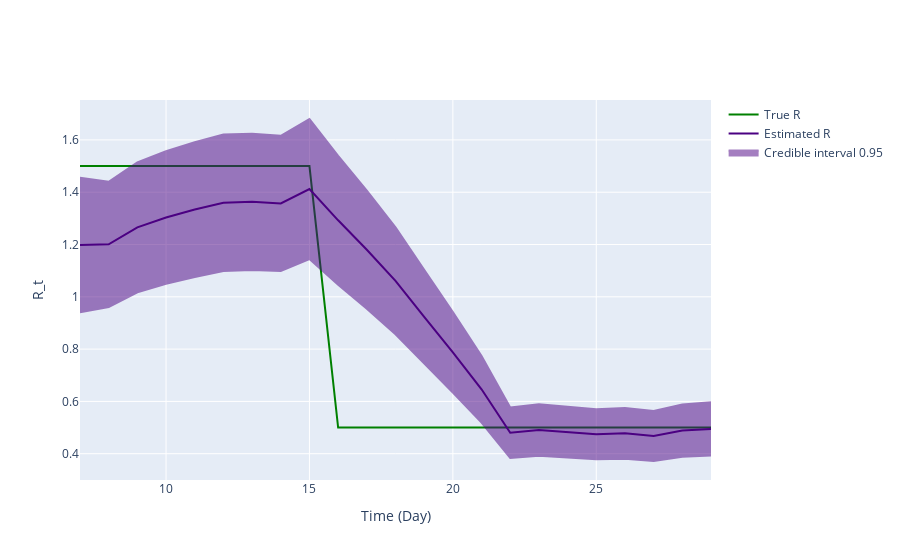

Notebook cell for this chart:
### Code cell
fig = ReproductionNumberPlot()

fig.add_ground_truth_rt(ground_truth)
fig.add_interval_rt(interval2)

fig.update_labels(time_label='Time (Day)', r_label='R_t')

fig.show_figure()

### Figure 1 — Plotly figure (JSON) as saved in the notebook; plotly's stock layout.template omitted (floating-point values rounded to 4 significant figures)
{"data": [{"line": {"color": "green"}, "mode": "lines", "name": "True R", "type": "scatter", "x": [7, 8, 9, 10, 11, 12, 13, 14, 15, 16, 17, 18, 19, 20, 21, 22, 23, 24, 25, 26, 27, 28, 29], "y": [1.5, 1.5, 1.5, 1.5, 1.5, 1.5, 1.5, 1.5, 1.5, 0.5, 0.5, 0.5, 0.5, 0.5, 0.5, 0.5, 0.5, 0.5, 0.5, 0.5, 0.5, 0.5, 0.5]}, {"line": {"color": "indigo"}, "mode": "lines", "name": "Estimated R", "type": "scatter", "x": [7, 8, 9, 10, 11, 12, 13, 14, 15, 16, 17, 18, 19, 20, 21, 22, 23, 24, 25, 26, 27, 28, 29], "y": [1.198, 1.201, 1.265, 1.303, 1.334, 1.36, 1.363, 1.357, 1.412, 1.293, 1.18, 1.061, 0.9237, 0.7874, 0.6463, 0.4804, 0.4907, 0.4822, 0.4743, 0.4779, 0.4676, 0.4886, 0.4948]}, {"fill": "toself", "fillcolor": "indigo", "line": {"color": "indigo"}, "mode": "lines", "name": "Credible interval 0.95", "opacity": 0.5, "type": "scatter", "x": [7, 8, 9, 10, 11, 12, 13, 14, 15, 16, 17, 18, 19, 20, 21, 22, 23, 24, 25, 26, 27, 28, 29, 29, 28, 27, 26, 25, 24, 23, 22, 21, 20, 19, 18, 17, 16, 15, 14, 13, 12, 11, 10, 9, 8, 7], "y": [1.455, 1.44, 1.514, 1.557, 1.591, 1.621, 1.624, 1.616, 1.68, 1.539, 1.406, 1.266, 1.103, 0.9414, 0.7739, 0.5766, 0.5891, 0.5793, 0.5703, 0.575, 0.5631, 0.5886, 0.5963, 0.3932, 0.3886, 0.3721, 0.3808, 0.3783, 0.3851, 0.3923, 0.3842, 0.5187, 0.6334, 0.7444, 0.8565, 0.954, 1.046, 1.144, 1.098, 1.103, 1.099, 1.076, 1.05, 1.017, 0.9612, 0.9407]}], "layout": {"hovermode": "x unified", "xaxis": {"title": {"text": "Time (Day)"}}, "yaxis": {"title": {"text": "R_t"}}}}
